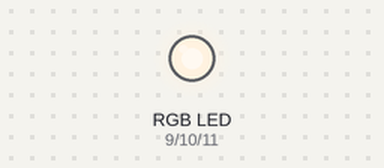
Simulated run of this sketch. Board: Arduino Uno, built with avr-gcc and run on an emulated ATmega328P. Shown: an RGB LED mixed from three pins (HIGH = lit).

Above: at 0.05 s.
At 2.0 s:
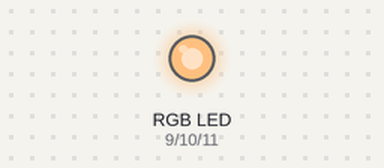
At 4.0 s:
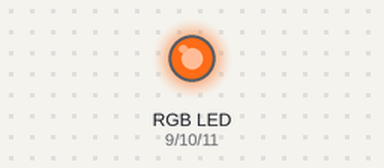
Timing chart, 0 to 4.6 s (numbered marks = the images above):
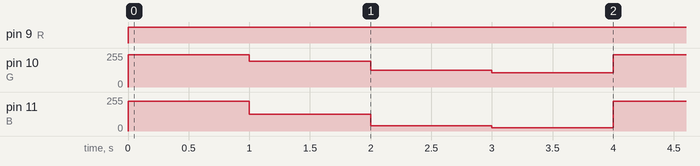

The sketch:

sketch_ambient_lights.ino
```cpp
//Autora: Pamela Fialho
//Data: 04/09/2020
//Função: testar as cores ambientes em um led RGB

int R = 9;
int G = 10;
int B = 11;

void setup(){
    pinMode(R, OUTPUT);
    pinMode(G, OUTPUT);
    pinMode(B, OUTPUT);
}

void loop(){
  dayCOLD();
  delay(1000);
  afternoonWHITE();
  delay(1000);
  eveningWARM();
  delay(1000);
  nightHOT();
  delay(1000);
}

void dayCOLD() {
  analogWrite(R, 255);
  analogWrite(G, 242);
  analogWrite(B, 224);
}

void afternoonWHITE() {
  analogWrite(R, 255);
  analogWrite(G, 192);
  analogWrite(B, 127);
}

void eveningWARM() {
  analogWrite(R, 255);
  analogWrite(G, 124);
  analogWrite(B, 38);
}

void nightHOT() {
  analogWrite(R, 255);
  analogWrite(G, 108);
  analogWrite(B, 24);
}
```

Measured:
- by itself, pin 9 (R): LOW → HIGH at 0.00 s
- by itself, pin 10 (G): repeats every 4.0 s: 192/255 1.0 s, 124/255 1.0 s, 108/255 1.0 s, 242/255 1.0 s
- by itself, pin 11 (B): repeats every 4.0 s: 127/255 1.0 s, 38/255 1.0 s, 24/255 1.0 s, 224/255 1.0 s
